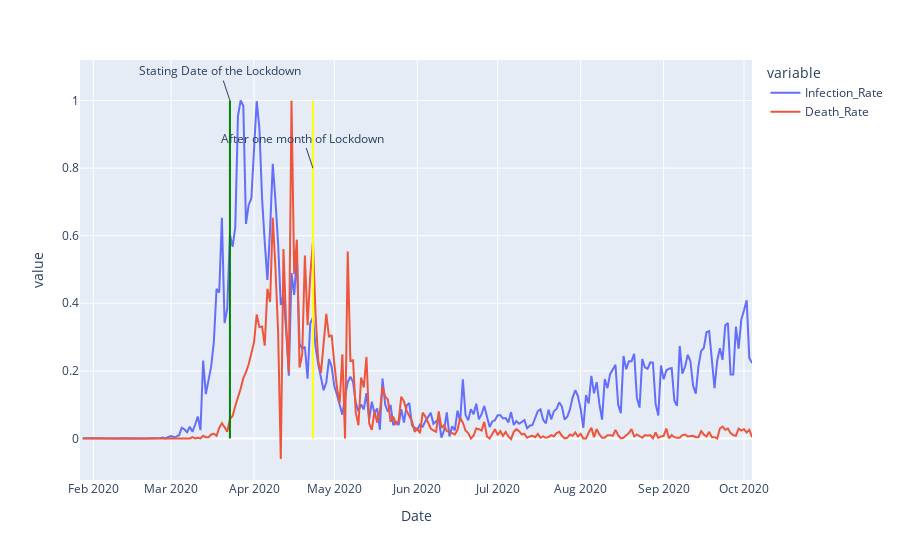

This figure's notebook cell:
### Markdown cell above
let's plot the line chart

### Code cell
fig = px.line(df_Germany, x = "Date", y = ["Infection_Rate", "Death_Rate"])
fig.add_shape(
    dict(
    type = "line",
    x0 = Germany_lockdown_start_date,
    y0 = 0,
    x1 = Germany_lockdown_start_date,
    y1 = df_Germany["Infection_Rate"].max(),
    line = dict(color = "Green", width = 2)
    )
)
fig.add_annotation(
    dict(
        x = Germany_lockdown_start_date,
        y = df_Germany["Infection_Rate"].max(),
        text = "Stating Date of the Lockdown"
    )
)
fig.add_shape(
    dict(
    type = "line",
    x0 = Germany_lockdown_a_month_later,
    y0 = 0,
    x1 = Germany_lockdown_a_month_later,
    y1 = df_Germany["Infection_Rate"].max(),
    line = dict(color = "yellow", width = 2)
    )
)
fig.add_annotation(
    dict(
        x = Germany_lockdown_a_month_later,
        y = 0.8,
        text = "After one month of Lockdown"
    )
)

### Figure 1 — Plotly figure (JSON) as saved in the notebook; plotly's stock layout.template omitted (floating-point values rounded to 4 significant figures; data arrays with more than 128 entries replaced by an {"elided": "..."} marker saying what was removed)
{"data": [{"hovertemplate": "variable=Infection_Rate<br>Date=%{x}<br>value=%{y}<extra></extra>", "legendgroup": "Infection_Rate", "line": {"color": "#636efa", "dash": "solid"}, "mode": "lines", "name": "Infection_Rate", "orientation": "v", "showlegend": true, "type": "scatter", "x": {"elided": "252 str values"}, "xaxis": "x", "y": {"elided": "252 float values"}, "yaxis": "y"}, {"hovertemplate": "variable=Death_Rate<br>Date=%{x}<br>value=%{y}<extra></extra>", "legendgroup": "Death_Rate", "line": {"color": "#EF553B", "dash": "solid"}, "mode": "lines", "name": "Death_Rate", "orientation": "v", "showlegend": true, "type": "scatter", "x": {"elided": "252 str values"}, "xaxis": "x", "y": {"elided": "252 float values"}, "yaxis": "y"}], "layout": {"annotations": [{"text": "Stating Date of the Lockdown", "x": "2020-03-23", "y": 1}, {"text": "After one month of Lockdown", "x": "2020-04-23", "y": 0.8}], "legend": {"title": {"text": "variable"}, "tracegroupgap": 0}, "margin": {"t": 60}, "shapes": [{"line": {"color": "Green", "width": 2}, "type": "line", "x0": "2020-03-23", "x1": "2020-03-23", "y0": 0, "y1": 1}, {"line": {"color": "yellow", "width": 2}, "type": "line", "x0": "2020-04-23", "x1": "2020-04-23", "y0": 0, "y1": 1}], "xaxis": {"anchor": "y", "domain": [0, 1], "title": {"text": "Date"}}, "yaxis": {"anchor": "x", "domain": [0, 1], "title": {"text": "value"}}}}
